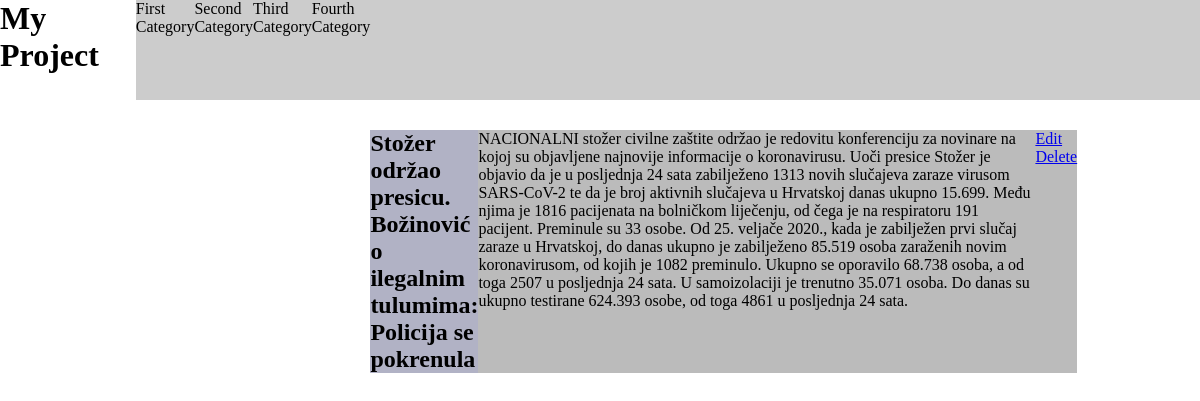
Page /article.php?id=2 on the committed database.
### tables this page shows
CREATE TABLE `article` (
  `id` int(11) NOT NULL,
  `title` varchar(128) NOT NULL,
  `content` text NOT NULL,
  `published_at` datetime DEFAULT NULL
);

### includes/article.php (called while the page is built, shortened)
<?php
function getArticle($conn,$id,$columns='*') {
    $sql =" SELECT $columns
            FROM article
            WHERE id=?";
    $stmt = mysqli_prepare($conn,$sql);
    if ($stmt === false) {
        echo mysqli_error($conn);
    }else{
        mysqli_stmt_bind_param($stmt, "i", $id);
    if (mysqli_stmt_execute($stmt)) {
        $result = mysqli_stmt_get_result($stmt);
        return mysqli_fetch_array($result,MYSQLI_ASSOC);
    }
    }
}

### article.php (the view)
<?php
require 'includes/database.php';
require 'includes/article.php';
$conn = getDB();
if (isset($_GET['id']))  {
  $article = getArticle($conn,$_GET['id']);
} else {
  $article = null;
}
?>
<?php require 'includes/header.php';?>
      <?php if ($article === null): ?>
        <p>Article not found </p>
      <?php else: ?>
     <article class="articleSingle">
            <h2><?php echo htmlspecialchars($article['title']); ?></h2>
            <p><?php echo htmlspecialchars($article['content']); ?></p>
    <article>
<a href="edit-article.php?id=<?php echo $article['id']?>">Edit</a>
<a href="delete-article.php?id=<?php echo $article['id']?>">Delete</a>
        <?php endif; ?>
        <?php require 'includes/footer.php';?>

### styling/styles1.css (style rules this page uses)
* { margin: 0; padding: 0; }
body { display: flex; }
.articleSingle { margin-top: 130px; display: flex; background-color: #bbb; }
h2 { background-color: rgba(164, 168, 211, 0.445); }

### rows in the picture
article: title "Stožer održao presicu. Božinović o ilegalnim tulumima: Policija se pokrenula", content "NACIONALNI stožer civilne zaštite održao je redovitu konferenciju za novinare na kojoj su objavljene najnovije informacije o koronavirusu. Uoči presice Stožer je objavio da je u posljednja 24 sata zabilježeno 1313 novih slučajeva zaraze virusom SARS-CoV-2 te da je broj aktivnih slučajeva u Hrvatskoj danas ukupno 15.699. Među njima je 1816 pacijenata na bolničkom liječenju, od čega je na respiratoru 191 pacijent. Preminule su 33 osobe. Od 25. veljače 2020., kada je zabilježen prvi slučaj zaraze u Hrvatskoj, do danas ukupno je zabilježeno 85.519 osoba zaraženih novim koronavirusom, od kojih je 1082 preminulo. Ukupno se oporavilo 68.738 osoba, a od toga 2507 u posljednja 24 sata. U…"
